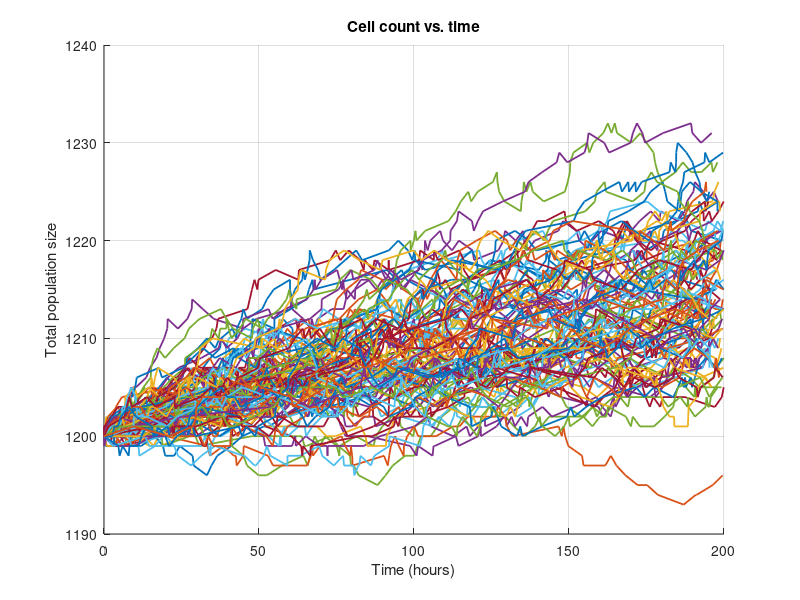

Here is the MATLAB script that generated this plot:
%% DESCRIPTION
% Mutations are binned into k types, but each mutant cell has its own
% fitness s - the rationale is that there are many unique mutations, but
% they affect the cell in a limited number of ways.

% Another piece of rationale is from Eigen et al. - selection pressures act
% on groups of mutations in similar ways.

%% MODEL PARAMETERS
% initial population size (10mL of cells at OD0.01 (120 cells/mL)
E0 = 1200;

% Carrying capacity (for batch culture of only E cells)
K    = 100;      % tune as needed

% Base division rates
g_E  = 0.3;     % (h^-1) engineered (burdened)
g_C  = 1.0;     % (h^-1) cheater (relieved burden, fitter)

% Death rate
r_death  = 0.03;    % (h^-1)

% Mutation *probability* - for simplicity, this is the same for E and C cells
% TODO: time-evolving mutation rate (for control strain only)
r_mutation = 0.04;

% DFE parameters
% Engineered: many beneficial mutations (loss of function / lower burden)
f_b = 0.5;   f_n = 0.2;  f_d = 0.3;
lambda_b = 1.5;   % larger mean beneficial effect (1/lambda)
lambda_d = 8;

% TIME/REP PARAMETERS
Tmax     = 200;  % max time (hours)
num_reps = 100;

%% PLOT DFE
% TODO

%% GILLESPIE SIMULATION

n_mutation_classes = 5;

all_traj = cell(num_reps, 1); 

figure; hold on; % DEBUG

for rep = 1:num_reps
    tic
    
    t  = 0;
    counts = zeros(n_mutation_classes, 1);  % tracks # of cells in each mutation class
    counts(1) = E0;                         % the first mutation class is the engineered class
    mean_s  = zeros(n_mutation_classes, 1); % average fitness per class

    % TODO: assign some random s
    mean_s(1) = 0.3;

    T_traj = t;
    N_traj = E0; % initial population size = all engineered cells

    while t < Tmax && sum(counts) > 0
        N = sum(counts);

        alpha  = 0.1;
        K_eff  = K * (1 + alpha*mean_s); % set K_eff based on avg fitness
        logistic = max(0, 1 - N / K_eff);

        % Average division, death, mutation propensities for each mutation class
        a_div = mean_s .* logistic.'; % dimensions wrong
        a_death = ones(n_mutation_classes, 1) .* r_death;
        a_mut = ones(n_mutation_classes, 1) .* r_mutation;
        a_i = a_div + a_death + a_mut;

        a0 = sum(a_i);

        if (a0 <= 0)
            break;
        end

        % Sample time to next event
        u1 = rand;
        tau = -log(u1) / a0;
        t   = t + tau;
        if t > Tmax
            break;
        end

        % Pick mutation class
        u2 = rand * a0;
        cumul = cumsum(a_i);
        idx = find(u2 < cumul, 1, 'first');

        % Pick which event (duplication, death, mutation)
        i = rand;
        if i < a_div(idx) / a_i(idx)
            % Division event:
            % 1. offspring is of same mutation class as parent
            % 2. parent class fitness does not change
            counts(idx) = counts(idx) + 1;

        elseif i < (a_div(idx) + a_death(idx)) / a_i(idx)
            % Death event
            counts(idx) = max(0, counts(idx) - 1);

        else
            % Mutation event
            % 1. offspring is of a new mutation class
            % 2. New mutation class fitness is changed by an amount dS

            mutation_class = randi([2 n_mutation_classes]);

            % draw from DFE to get dS
            u = rand;
            if u < f_b
                dS = exprnd(1 / lambda_b);
            elseif u < f_b + f_n
                dS = 0;
            else
                % Deleterious: Gamma(k, theta) with mean k*theta ~ 1/lambda_d_E
                k_del   = 2;                        % shape (tunable)
                theta_d = 1 / (lambda_d * k_del); % scale so mean = 1/lambda_d_E
                dS      = -gamrnd(k_del, theta_d);  % negative deleterious effect
            end

            % Add offspring and update fitness
            mean_s(mutation_class) = (mean_s(mutation_class) * counts(mutation_class) + dS) / (counts(mutation_class) + 1);
            counts(mutation_class) = counts(mutation_class) + 1;
        end

        % Record trajectory
        T_traj(end+1, 1) = t; %#ok<AGROW>
        N_traj(end+1, 1) = sum(counts);
    end

    all_traj{rep} = struct('t', T_traj, 'N', N_traj);
    
    fprintf("Rep %d completed in ", rep);
    toc

end

%% Plot total population trajectories
figure(1); hold on;
% figure(3); hold on; % DEBUG: plot avg fitness v time
% figure(4); hold on; % DEBUG: plot avg mutant fitness v time
% figure(4); hold on; % DEBUG: plot avg eng fitness v time
cols = lines(num_reps);

for rep = 1:num_reps
    tr = all_traj{rep};
    figure(1); plot(tr.t, tr.N, 'Color', cols(rep,:), 'LineWidth', 1.3);
end
figure(1); 
xlabel('Time (hours)');
ylabel('Total population size');
title('Cell count vs. time');
grid on;

% figure(3); 
% xlabel('Time (hours)');
% ylabel('Average population fitness');
% title('Average population fitness vs. time');
% grid on;
% 
% figure(4); title("Average mutant fitness")
% figure(5); title("Average eng fitness")
